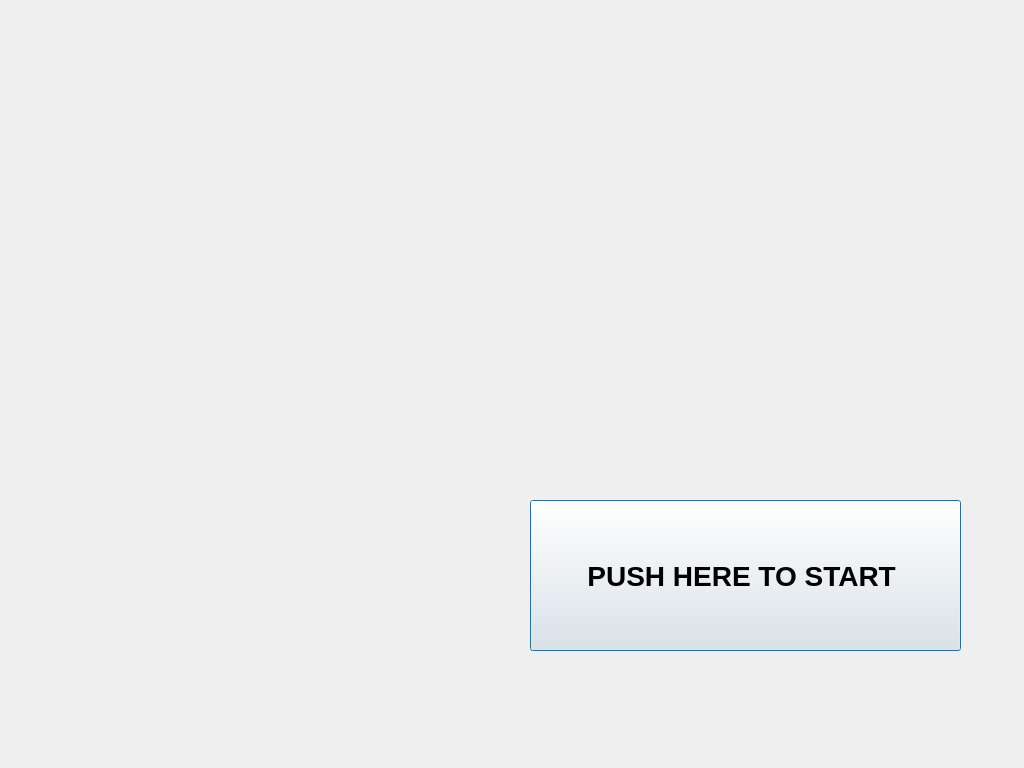
<?xml version="1.0" encoding="UTF-8"?>
<ui version="4.0">
 <class>Dialog</class>
 <widget class="QDialog" name="Dialog">
  <property name="geometry">
   <rect>
    <x>0</x>
    <y>0</y>
    <width>1024</width>
    <height>768</height>
   </rect>
  </property>
  <property name="minimumSize">
   <size>
    <width>1024</width>
    <height>768</height>
   </size>
  </property>
  <property name="maximumSize">
   <size>
    <width>1024</width>
    <height>768</height>
   </size>
  </property>
  <property name="windowTitle">
   <string>Dialog</string>
  </property>
  <widget class="QLabel" name="label">
   <property name="geometry">
    <rect>
     <x>0</x>
     <y>0</y>
     <width>1024</width>
     <height>768</height>
    </rect>
   </property>
   <property name="minimumSize">
    <size>
     <width>1024</width>
     <height>768</height>
    </size>
   </property>
   <property name="maximumSize">
    <size>
     <width>1024</width>
     <height>768</height>
    </size>
   </property>
   <property name="autoFillBackground">
    <bool>false</bool>
   </property>
   <property name="text">
    <string/>
   </property>
   <property name="pixmap">
    <pixmap>../assets/Gambar-Homescreen.png</pixmap>
   </property>
   <property name="scaledContents">
    <bool>true</bool>
   </property>
  </widget>
  <widget class="QPushButton" name="pushButton">
   <property name="geometry">
    <rect>
     <x>530</x>
     <y>500</y>
     <width>431</width>
     <height>151</height>
    </rect>
   </property>
   <property name="font">
    <font>
     <pointsize>21</pointsize>
     <weight>75</weight>
     <bold>true</bold>
    </font>
   </property>
   <property name="autoFillBackground">
    <bool>false</bool>
   </property>
   <property name="text">
    <string>PUSH HERE TO START </string>
   </property>
  </widget>
 </widget>
 <resources/>
 <connections/>
</ui>
